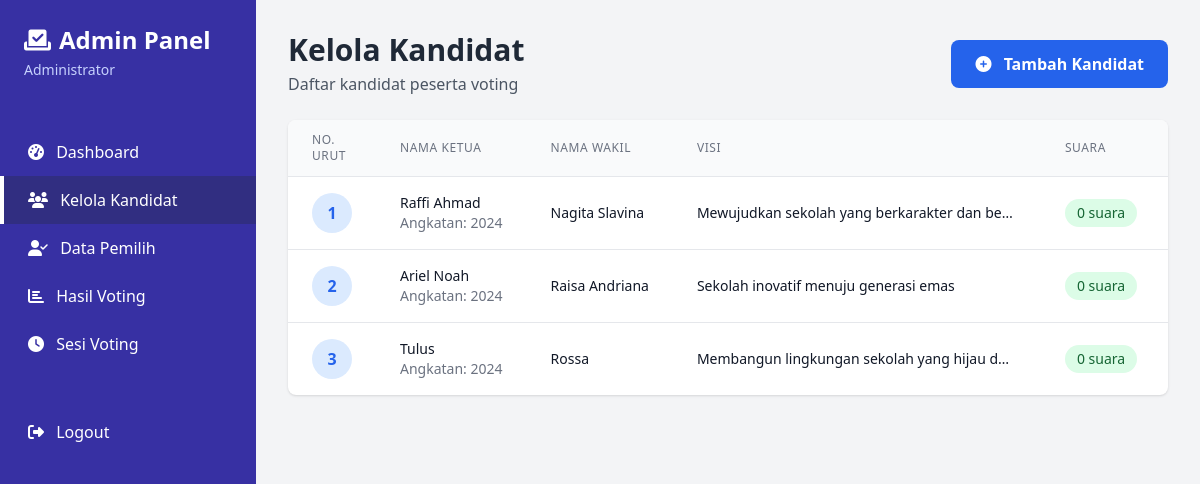
The app's page /admin/candidates.php (signed in) with its own data.
### tables this page shows
CREATE TABLE candidates (
    id INT PRIMARY KEY AUTO_INCREMENT,
    no_urut INT UNIQUE NOT NULL,
    nama_ketua VARCHAR(100) NOT NULL,
    nama_wakil VARCHAR(100),
    foto VARCHAR(255) DEFAULT 'default.jpg',
    visi TEXT,
    misi TEXT,
    angkatan YEAR,
    created_at TIMESTAMP DEFAULT CURRENT_TIMESTAMP
);

### admin/candidates.php (the view, shortened to what this page needs)
<?php
require_once '../includes/config.php';
$query = "SELECT c.*,
          COUNT(v.id) as total_votes
          FROM candidates c
          LEFT JOIN votes v ON c.id = v.candidate_id
          GROUP BY c.id
          ORDER BY c.no_urut ASC";
$candidates_result = mysqli_query($conn, $query);
?>
<!DOCTYPE html>
<html lang="id">
<head>
    <script src="https://cdn.tailwindcss.com"></script>
    <link rel="stylesheet" href="https://cdnjs.cloudflare.com/ajax/libs/font-awesome/6.4.0/css/all.min.css">
    <link rel="stylesheet" href="https://cdn.jsdelivr.net/npm/sweetalert2@11/dist/sweetalert2.min.css">
</head>
<body class="bg-gray-100">
    <div class="flex h-screen overflow-hidden">
        <div class="w-64 bg-indigo-800 text-white flex-shrink-0 hidden md:block">
            <div class="p-6">
                <h1 class="text-2xl font-bold flex items-center">
                    <i class="fas fa-vote-yea mr-2"></i>
                    Admin Panel
                </h1>
                <p class="text-sm text-indigo-200 mt-1"><?= htmlspecialchars($_SESSION['admin_nama']) ?></p>
            </div>
            <nav class="mt-6">
                <a href="index.php" class="block py-3 px-6 hover:bg-indigo-700 transition border-l-4 border-transparent">
                    <i class="fas fa-tachometer-alt mr-2"></i> Dashboard
                </a>
                <a href="candidates.php" class="block py-3 px-6 bg-indigo-900 hover:bg-indigo-700 transition border-l-4 border-white">
                    <i class="fas fa-users mr-2"></i> Kelola Kandidat
                </a>
                <a href="voters.php" class="block py-3 px-6 hover:bg-indigo-700 transition border-l-4 border-transparent">
                    <i class="fas fa-user-check mr-2"></i> Data Pemilih
                </a>
                <a href="results.php" class="block py-3 px-6 hover:bg-indigo-700 transition border-l-4 border-transparent">
                    <i class="fas fa-chart-bar mr-2"></i> Hasil Voting
                </a>
                <a href="sessions.php" class="block py-3 px-6 hover:bg-indigo-700 transition border-l-4 border-transparent">
                    <i class="fas fa-clock mr-2"></i> Sesi Voting
                </a>
                <a href="../logout.php" class="block py-3 px-6 hover:bg-red-700 transition border-l-4 border-transparent mt-10">
                    <i class="fas fa-sign-out-alt mr-2"></i> Logout
                </a>
            </nav>
        </div>
        <div class="flex-1 overflow-y-auto">
            <div class="p-8">
                <div class="flex justify-between items-center mb-6">
                    <div>
                        <h2 class="text-3xl font-bold text-gray-800">Kelola Kandidat</h2>
                        <p class="text-gray-600 mt-1">Daftar kandidat peserta voting</p>
                    </div>
                    <a href="add_candidate.php" class="bg-blue-600 hover:bg-blue-700 text-white px-6 py-3 rounded-lg font-semibold transition">
                        <i class="fas fa-plus-circle mr-2"></i> Tambah Kandidat
                    </a>
                </div>
                <div class="bg-white rounded-lg shadow overflow-hidden">
                    <table class="w-full">
                        <thead>
                            <tr class="bg-gray-50 border-b">
                                <th class="px-6 py-3 text-left text-xs font-medium text-gray-500 uppercase tracking-wider">No. Urut</th>
                                <th class="px-6 py-3 text-left text-xs font-medium text-gray-500 uppercase tracking-wider">Nama Ketua</th>
                                <th class="px-6 py-3 text-left text-xs font-medium text-gray-500 uppercase tracking-wider">Nama Wakil</th>
                                <th class="px-6 py-3 text-left text-xs font-medium text-gray-500 uppercase tracking-wider">Visi</th>
                                <th class="px-6 py-3 text-left text-xs font-medium text-gray-500 uppercase tracking-wider">Suara</th>
                                <th class="px-6 py-3 text-left text-xs font-medium text-gray-500 uppercase tracking-wider">Aksi</th>
                            </tr>
                        </thead>
                        <tbody class="divide-y divide-gray-200">
                            <?php if (mysqli_num_rows($candidates_result) > 0): ?>
                                <?php while ($candidate = mysqli_fetch_assoc($candidates_result)): ?>
                                <tr class="hover:bg-gray-50">
                                    <td class="px-6 py-4 whitespace-nowrap">
                                        <span class="inline-flex items-center justify-center w-10 h-10 rounded-full bg-blue-100 text-blue-600 font-bold">
                                            <?= $candidate['no_urut'] ?>
                                        </span>
                                    </td>
                                    <td class="px-6 py-4 whitespace-nowrap">
                                        <div class="text-sm font-medium text-gray-900"><?= htmlspecialchars($candidate['nama_ketua']) ?></div>
                                        <div class="text-sm text-gray-500">Angkatan: <?= $candidate['angkatan'] ?></div>
                                    </td>
                                    <td class="px-6 py-4 whitespace-nowrap">
                                        <div class="text-sm text-gray-900"><?= htmlspecialchars($candidate['nama_wakil']) ?: '-' ?></div>
                                    </td>
                                    <td class="px-6 py-4">
                                        <div class="text-sm text-gray-900 truncate max-w-xs"><?= htmlspecialchars($candidate['visi']) ?></div>
                                    </td>
                                    <td class="px-6 py-4 whitespace-nowrap">
                                        <span class="inline-flex items-center px-3 py-1 rounded-full text-sm font-medium bg-green-100 text-green-800">
                                            <?= $candidate['total_votes'] ?> suara
                                        </span>
                                    </td>
                                    <td class="px-6 py-4 whitespace-nowrap text-sm font-medium">
                                    </td>
                                </tr>
                                <?php endwhile; ?>
                            <?php endif; ?>
                        </tbody>
                    </table>
                </div>
            </div>
        </div>
    </div>
</body>
</html>

### records on screen
candidates: no_urut "1", nama_ketua "Raffi Ahmad", angkatan "2024", nama_wakil "Nagita Slavina", visi "Mewujudkan sekolah yang berkarakter dan be…", total_votes "0"
candidates: no_urut "2", nama_ketua "Ariel Noah", angkatan "2024", nama_wakil "Raisa Andriana", visi "Sekolah inovatif menuju generasi emas", total_votes "0"
candidates: no_urut "3", nama_ketua "Tulus", angkatan "2024", nama_wakil "Rossa", visi "Membangun lingkungan sekolah yang hijau d…", total_votes "0"

### other values on screen
$_SESSION['admin_nama'] "Administrator"
